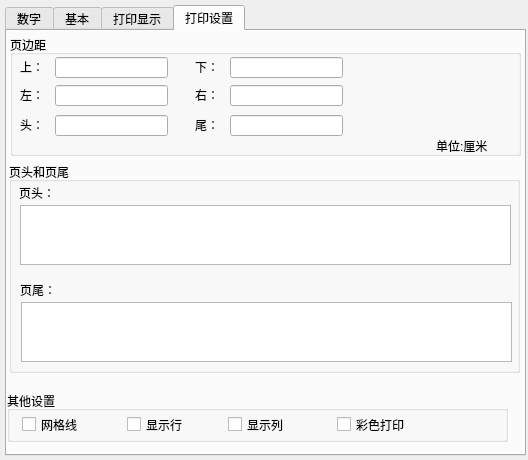
<?xml version="1.0" encoding="UTF-8"?>
<ui version="4.0">
 <class>HFormatSetDlg</class>
 <widget class="QDialog" name="HFormatSetDlg">
  <property name="geometry">
   <rect>
    <x>0</x>
    <y>0</y>
    <width>528</width>
    <height>460</height>
   </rect>
  </property>
  <property name="windowTitle">
   <string>Dialog</string>
  </property>
  <widget class="QTabWidget" name="tabWidget">
   <property name="geometry">
    <rect>
     <x>5</x>
     <y>5</y>
     <width>521</width>
     <height>451</height>
    </rect>
   </property>
   <property name="currentIndex">
    <number>3</number>
   </property>
   <widget class="QWidget" name="tab">
    <attribute name="title">
     <string>数字</string>
    </attribute>
    <widget class="QListWidget" name="catagoryListWidget">
     <property name="geometry">
      <rect>
       <x>10</x>
       <y>30</y>
       <width>111</width>
       <height>311</height>
      </rect>
     </property>
     <property name="verticalScrollBarPolicy">
      <enum>Qt::ScrollBarAlwaysOn</enum>
     </property>
    </widget>
    <widget class="QLabel" name="label_3">
     <property name="geometry">
      <rect>
       <x>13</x>
       <y>10</y>
       <width>41</width>
       <height>16</height>
      </rect>
     </property>
     <property name="text">
      <string>分类:</string>
     </property>
    </widget>
    <widget class="QGroupBox" name="groupBox_3">
     <property name="geometry">
      <rect>
       <x>130</x>
       <y>30</y>
       <width>371</width>
       <height>31</height>
      </rect>
     </property>
     <property name="title">
      <string>示例</string>
     </property>
    </widget>
    <widget class="QLabel" name="inforLabel">
     <property name="geometry">
      <rect>
       <x>130</x>
       <y>70</y>
       <width>371</width>
       <height>16</height>
      </rect>
     </property>
     <property name="text">
      <string>说明</string>
     </property>
    </widget>
    <widget class="QListWidget" name="typeListWidget">
     <property name="geometry">
      <rect>
       <x>130</x>
       <y>92</y>
       <width>371</width>
       <height>181</height>
      </rect>
     </property>
    </widget>
   </widget>
   <widget class="QWidget" name="tab_2">
    <attribute name="title">
     <string>基本</string>
    </attribute>
    <widget class="QGroupBox" name="groupBox">
     <property name="geometry">
      <rect>
       <x>10</x>
       <y>10</y>
       <width>471</width>
       <height>101</height>
      </rect>
     </property>
     <property name="title">
      <string>文本对齐方式</string>
     </property>
     <widget class="QLabel" name="label">
      <property name="geometry">
       <rect>
        <x>20</x>
        <y>24</y>
        <width>71</width>
        <height>21</height>
       </rect>
      </property>
      <property name="text">
       <string>水平对齐:</string>
      </property>
     </widget>
     <widget class="QComboBox" name="horizontalComboBox">
      <property name="geometry">
       <rect>
        <x>20</x>
        <y>50</y>
        <width>141</width>
        <height>25</height>
       </rect>
      </property>
     </widget>
     <widget class="QComboBox" name="veritcalComboBox">
      <property name="geometry">
       <rect>
        <x>180</x>
        <y>50</y>
        <width>141</width>
        <height>25</height>
       </rect>
      </property>
     </widget>
     <widget class="QLabel" name="label_2">
      <property name="geometry">
       <rect>
        <x>180</x>
        <y>25</y>
        <width>71</width>
        <height>21</height>
       </rect>
      </property>
      <property name="text">
       <string>垂直对齐:</string>
      </property>
     </widget>
    </widget>
    <widget class="QGroupBox" name="groupBox_2">
     <property name="geometry">
      <rect>
       <x>10</x>
       <y>120</y>
       <width>471</width>
       <height>80</height>
      </rect>
     </property>
     <property name="title">
      <string>文本控制</string>
     </property>
     <widget class="QCheckBox" name="checkBox">
      <property name="geometry">
       <rect>
        <x>20</x>
        <y>23</y>
        <width>111</width>
        <height>21</height>
       </rect>
      </property>
      <property name="text">
       <string>自动换行(&amp;W)</string>
      </property>
     </widget>
     <widget class="QCheckBox" name="checkBox_2">
      <property name="geometry">
       <rect>
        <x>20</x>
        <y>50</y>
        <width>121</width>
        <height>21</height>
       </rect>
      </property>
      <property name="text">
       <string>合并单元格(&amp;M)</string>
      </property>
     </widget>
    </widget>
   </widget>
   <widget class="QWidget" name="tab_3">
    <attribute name="title">
     <string>打印显示</string>
    </attribute>
    <widget class="QGroupBox" name="groupBox_4">
     <property name="geometry">
      <rect>
       <x>10</x>
       <y>9</y>
       <width>491</width>
       <height>91</height>
      </rect>
     </property>
     <property name="title">
      <string>票号格式设置</string>
     </property>
     <widget class="QCheckBox" name="prefixCheck">
      <property name="geometry">
       <rect>
        <x>15</x>
        <y>25</y>
        <width>71</width>
        <height>16</height>
       </rect>
      </property>
      <property name="text">
       <string>前缀</string>
      </property>
     </widget>
     <widget class="QLineEdit" name="prefixLineEdit">
      <property name="geometry">
       <rect>
        <x>110</x>
        <y>23</y>
        <width>130</width>
        <height>20</height>
       </rect>
      </property>
      <property name="font">
       <font>
        <family>Arial</family>
        <pointsize>10</pointsize>
       </font>
      </property>
     </widget>
     <widget class="QLineEdit" name="suffixLineEdit">
      <property name="geometry">
       <rect>
        <x>350</x>
        <y>23</y>
        <width>130</width>
        <height>20</height>
       </rect>
      </property>
      <property name="font">
       <font>
        <family>Arial</family>
        <pointsize>10</pointsize>
       </font>
      </property>
     </widget>
     <widget class="QCheckBox" name="suffixCheck">
      <property name="geometry">
       <rect>
        <x>260</x>
        <y>25</y>
        <width>61</width>
        <height>16</height>
       </rect>
      </property>
      <property name="text">
       <string>后缀</string>
      </property>
     </widget>
     <widget class="QCheckBox" name="tempSheetcheckBox">
      <property name="geometry">
       <rect>
        <x>260</x>
        <y>54</y>
        <width>91</width>
        <height>16</height>
       </rect>
      </property>
      <property name="text">
       <string>临时票号</string>
      </property>
     </widget>
     <widget class="QLineEdit" name="tempSheetLineEdit">
      <property name="geometry">
       <rect>
        <x>350</x>
        <y>52</y>
        <width>130</width>
        <height>20</height>
       </rect>
      </property>
      <property name="font">
       <font>
        <family>Arial</family>
        <pointsize>10</pointsize>
       </font>
      </property>
     </widget>
     <widget class="QLineEdit" name="sheetLenLineEdit">
      <property name="geometry">
       <rect>
        <x>110</x>
        <y>52</y>
        <width>130</width>
        <height>20</height>
       </rect>
      </property>
      <property name="font">
       <font>
        <family>Arial</family>
        <pointsize>10</pointsize>
       </font>
      </property>
     </widget>
     <widget class="QCheckBox" name="sheetLencheckBox">
      <property name="geometry">
       <rect>
        <x>15</x>
        <y>54</y>
        <width>91</width>
        <height>16</height>
       </rect>
      </property>
      <property name="text">
       <string>票号长度</string>
      </property>
     </widget>
    </widget>
    <widget class="QGroupBox" name="groupBox_5">
     <property name="geometry">
      <rect>
       <x>10</x>
       <y>110</y>
       <width>491</width>
       <height>81</height>
      </rect>
     </property>
     <property name="title">
      <string>任务长度设置</string>
     </property>
     <widget class="QLabel" name="label_4">
      <property name="geometry">
       <rect>
        <x>10</x>
        <y>20</y>
        <width>131</width>
        <height>16</height>
       </rect>
      </property>
      <property name="text">
       <string>操作任务(汉字/行)</string>
      </property>
     </widget>
     <widget class="QLineEdit" name="opTaskLineEdit">
      <property name="geometry">
       <rect>
        <x>150</x>
        <y>19</y>
        <width>61</width>
        <height>20</height>
       </rect>
      </property>
      <property name="font">
       <font>
        <family>Arial</family>
        <pointsize>10</pointsize>
       </font>
      </property>
     </widget>
     <widget class="QLineEdit" name="opItemLineEdit">
      <property name="geometry">
       <rect>
        <x>390</x>
        <y>19</y>
        <width>61</width>
        <height>20</height>
       </rect>
      </property>
      <property name="font">
       <font>
        <family>Arial</family>
        <pointsize>10</pointsize>
       </font>
      </property>
     </widget>
     <widget class="QLabel" name="label_14">
      <property name="geometry">
       <rect>
        <x>250</x>
        <y>20</y>
        <width>131</width>
        <height>16</height>
       </rect>
      </property>
      <property name="text">
       <string>操作项目(汉字/行)</string>
      </property>
     </widget>
     <widget class="QLineEdit" name="serialNoLineEdit">
      <property name="geometry">
       <rect>
        <x>390</x>
        <y>49</y>
        <width>61</width>
        <height>20</height>
       </rect>
      </property>
      <property name="font">
       <font>
        <family>Arial</family>
        <pointsize>10</pointsize>
       </font>
      </property>
     </widget>
     <widget class="QLabel" name="label_15">
      <property name="geometry">
       <rect>
        <x>250</x>
        <y>50</y>
        <width>81</width>
        <height>16</height>
       </rect>
      </property>
      <property name="text">
       <string>流水号长度</string>
      </property>
     </widget>
     <widget class="QLineEdit" name="stChangeLineEdit">
      <property name="geometry">
       <rect>
        <x>150</x>
        <y>49</y>
        <width>61</width>
        <height>20</height>
       </rect>
      </property>
      <property name="font">
       <font>
        <family>Arial</family>
        <pointsize>10</pointsize>
       </font>
      </property>
     </widget>
     <widget class="QLabel" name="label_16">
      <property name="geometry">
       <rect>
        <x>10</x>
        <y>50</y>
        <width>131</width>
        <height>16</height>
       </rect>
      </property>
      <property name="text">
       <string>状态转换(汉字/行)</string>
      </property>
     </widget>
    </widget>
    <widget class="QGroupBox" name="groupBox_9">
     <property name="geometry">
      <rect>
       <x>10</x>
       <y>200</y>
       <width>491</width>
       <height>80</height>
      </rect>
     </property>
     <property name="title">
      <string>自定义显示</string>
     </property>
    </widget>
   </widget>
   <widget class="QWidget" name="tab_4">
    <attribute name="title">
     <string>打印设置</string>
    </attribute>
    <widget class="QGroupBox" name="groupBox_6">
     <property name="geometry">
      <rect>
       <x>3</x>
       <y>4</y>
       <width>511</width>
       <height>121</height>
      </rect>
     </property>
     <property name="title">
      <string>页边距</string>
     </property>
     <widget class="QLabel" name="label_5">
      <property name="geometry">
       <rect>
        <x>10</x>
        <y>22</y>
        <width>31</width>
        <height>20</height>
       </rect>
      </property>
      <property name="text">
       <string>上：</string>
      </property>
     </widget>
     <widget class="QLineEdit" name="topMargin">
      <property name="geometry">
       <rect>
        <x>45</x>
        <y>22</y>
        <width>113</width>
        <height>21</height>
       </rect>
      </property>
      <property name="font">
       <font>
        <family>Arial</family>
        <pointsize>10</pointsize>
       </font>
      </property>
     </widget>
     <widget class="QLabel" name="label_6">
      <property name="geometry">
       <rect>
        <x>185</x>
        <y>22</y>
        <width>31</width>
        <height>20</height>
       </rect>
      </property>
      <property name="text">
       <string>下：</string>
      </property>
     </widget>
     <widget class="QLineEdit" name="bottomMargin">
      <property name="geometry">
       <rect>
        <x>220</x>
        <y>22</y>
        <width>113</width>
        <height>21</height>
       </rect>
      </property>
      <property name="font">
       <font>
        <family>Arial</family>
        <pointsize>10</pointsize>
       </font>
      </property>
     </widget>
     <widget class="QLineEdit" name="rightMargin">
      <property name="geometry">
       <rect>
        <x>220</x>
        <y>50</y>
        <width>113</width>
        <height>21</height>
       </rect>
      </property>
      <property name="font">
       <font>
        <family>Arial</family>
        <pointsize>10</pointsize>
       </font>
      </property>
     </widget>
     <widget class="QLabel" name="label_7">
      <property name="geometry">
       <rect>
        <x>10</x>
        <y>50</y>
        <width>31</width>
        <height>20</height>
       </rect>
      </property>
      <property name="text">
       <string>左：</string>
      </property>
     </widget>
     <widget class="QLineEdit" name="leftMargin">
      <property name="geometry">
       <rect>
        <x>45</x>
        <y>50</y>
        <width>113</width>
        <height>21</height>
       </rect>
      </property>
      <property name="font">
       <font>
        <family>Arial</family>
        <pointsize>10</pointsize>
       </font>
      </property>
     </widget>
     <widget class="QLabel" name="label_8">
      <property name="geometry">
       <rect>
        <x>185</x>
        <y>50</y>
        <width>31</width>
        <height>20</height>
       </rect>
      </property>
      <property name="text">
       <string>右：</string>
      </property>
     </widget>
     <widget class="QLineEdit" name="tailMargin">
      <property name="geometry">
       <rect>
        <x>220</x>
        <y>80</y>
        <width>113</width>
        <height>21</height>
       </rect>
      </property>
      <property name="font">
       <font>
        <family>Arial</family>
        <pointsize>10</pointsize>
       </font>
      </property>
     </widget>
     <widget class="QLineEdit" name="headMargin">
      <property name="geometry">
       <rect>
        <x>45</x>
        <y>80</y>
        <width>113</width>
        <height>21</height>
       </rect>
      </property>
      <property name="font">
       <font>
        <family>Arial</family>
        <pointsize>10</pointsize>
       </font>
      </property>
     </widget>
     <widget class="QLabel" name="label_9">
      <property name="geometry">
       <rect>
        <x>185</x>
        <y>80</y>
        <width>31</width>
        <height>20</height>
       </rect>
      </property>
      <property name="text">
       <string>尾：</string>
      </property>
     </widget>
     <widget class="QLabel" name="label_10">
      <property name="geometry">
       <rect>
        <x>10</x>
        <y>80</y>
        <width>31</width>
        <height>20</height>
       </rect>
      </property>
      <property name="text">
       <string>头：</string>
      </property>
     </widget>
     <widget class="QLabel" name="label_11">
      <property name="geometry">
       <rect>
        <x>426</x>
        <y>103</y>
        <width>72</width>
        <height>15</height>
       </rect>
      </property>
      <property name="text">
       <string>单位:厘米</string>
      </property>
     </widget>
    </widget>
    <widget class="QGroupBox" name="groupBox_7">
     <property name="geometry">
      <rect>
       <x>2</x>
       <y>131</y>
       <width>511</width>
       <height>211</height>
      </rect>
     </property>
     <property name="title">
      <string>页头和页尾</string>
     </property>
     <widget class="QLabel" name="label_12">
      <property name="geometry">
       <rect>
        <x>10</x>
        <y>20</y>
        <width>51</width>
        <height>21</height>
       </rect>
      </property>
      <property name="text">
       <string>页头：</string>
      </property>
     </widget>
     <widget class="QTextEdit" name="headText">
      <property name="geometry">
       <rect>
        <x>11</x>
        <y>43</y>
        <width>491</width>
        <height>60</height>
       </rect>
      </property>
     </widget>
     <widget class="QLabel" name="label_13">
      <property name="geometry">
       <rect>
        <x>11</x>
        <y>117</y>
        <width>51</width>
        <height>21</height>
       </rect>
      </property>
      <property name="text">
       <string>页尾：</string>
      </property>
     </widget>
     <widget class="QTextEdit" name="tailText">
      <property name="geometry">
       <rect>
        <x>12</x>
        <y>140</y>
        <width>491</width>
        <height>60</height>
       </rect>
      </property>
     </widget>
    </widget>
    <widget class="QGroupBox" name="groupBox_8">
     <property name="geometry">
      <rect>
       <x>0</x>
       <y>360</y>
       <width>501</width>
       <height>51</height>
      </rect>
     </property>
     <property name="title">
      <string>其他设置</string>
     </property>
     <widget class="QCheckBox" name="gridCheck">
      <property name="geometry">
       <rect>
        <x>15</x>
        <y>23</y>
        <width>71</width>
        <height>21</height>
       </rect>
      </property>
      <property name="text">
       <string>网格线</string>
      </property>
     </widget>
     <widget class="QCheckBox" name="rowCheck">
      <property name="geometry">
       <rect>
        <x>120</x>
        <y>23</y>
        <width>91</width>
        <height>21</height>
       </rect>
      </property>
      <property name="text">
       <string>显示行</string>
      </property>
     </widget>
     <widget class="QCheckBox" name="clrColor">
      <property name="geometry">
       <rect>
        <x>330</x>
        <y>23</y>
        <width>91</width>
        <height>21</height>
       </rect>
      </property>
      <property name="text">
       <string>彩色打印</string>
      </property>
     </widget>
     <widget class="QCheckBox" name="colCheck">
      <property name="geometry">
       <rect>
        <x>221</x>
        <y>23</y>
        <width>91</width>
        <height>21</height>
       </rect>
      </property>
      <property name="text">
       <string>显示列</string>
      </property>
     </widget>
    </widget>
   </widget>
  </widget>
 </widget>
 <resources/>
 <connections/>
</ui>
